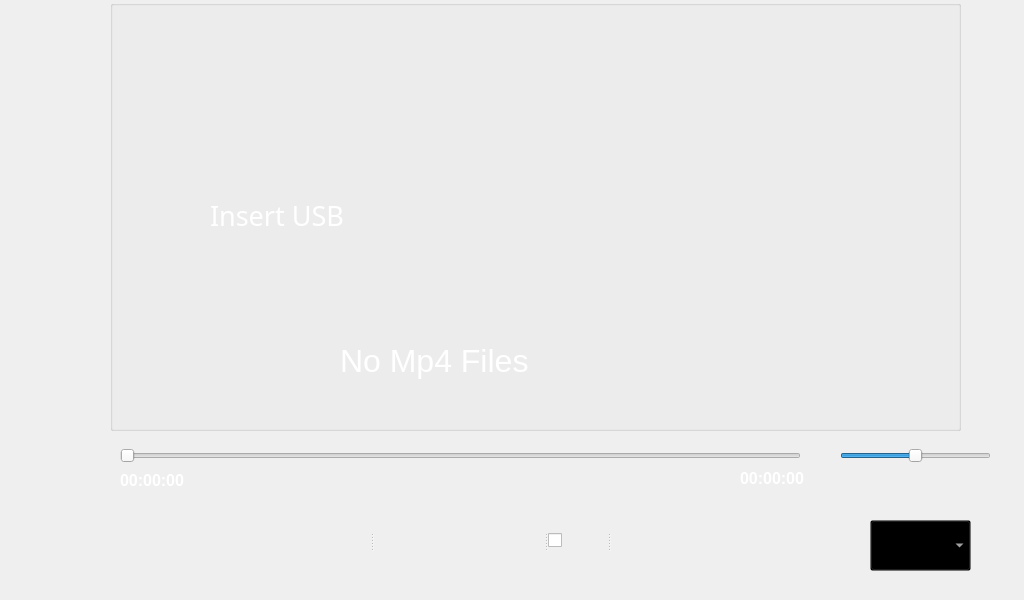
<?xml version="1.0" encoding="UTF-8"?>
<ui version="4.0">
 <class>Mp4</class>
 <widget class="QDialog" name="Mp4">
  <property name="geometry">
   <rect>
    <x>0</x>
    <y>0</y>
    <width>1024</width>
    <height>600</height>
   </rect>
  </property>
  <property name="windowTitle">
   <string>Dialog</string>
  </property>
  <property name="styleSheet">
   <string notr="true">color: rgb(0, 0, 0);</string>
  </property>
  <widget class="QWidget" name="centralwidget" native="true">
   <property name="geometry">
    <rect>
     <x>0</x>
     <y>0</y>
     <width>1024</width>
     <height>600</height>
    </rect>
   </property>
   <property name="contextMenuPolicy">
    <enum>Qt::NoContextMenu</enum>
   </property>
   <widget class="QPushButton" name="home_button">
    <property name="geometry">
     <rect>
      <x>-40</x>
      <y>0</y>
      <width>150</width>
      <height>600</height>
     </rect>
    </property>
    <property name="focusPolicy">
     <enum>Qt::NoFocus</enum>
    </property>
    <property name="contextMenuPolicy">
     <enum>Qt::NoContextMenu</enum>
    </property>
    <property name="styleSheet">
     <string notr="true">image: url(:/icons/icons/home.png);</string>
    </property>
    <property name="text">
     <string/>
    </property>
    <property name="autoDefault">
     <bool>false</bool>
    </property>
    <property name="flat">
     <bool>true</bool>
    </property>
   </widget>
   <widget class="QGroupBox" name="groupBox">
    <property name="geometry">
     <rect>
      <x>110</x>
      <y>0</y>
      <width>851</width>
      <height>431</height>
     </rect>
    </property>
    <property name="focusPolicy">
     <enum>Qt::NoFocus</enum>
    </property>
    <property name="contextMenuPolicy">
     <enum>Qt::NoContextMenu</enum>
    </property>
    <property name="title">
     <string/>
    </property>
   </widget>
   <widget class="QSlider" name="horizontalSlider_duration">
    <property name="geometry">
     <rect>
      <x>120</x>
      <y>440</y>
      <width>681</width>
      <height>31</height>
     </rect>
    </property>
    <property name="contextMenuPolicy">
     <enum>Qt::NoContextMenu</enum>
    </property>
    <property name="pageStep">
     <number>1</number>
    </property>
    <property name="orientation">
     <enum>Qt::Horizontal</enum>
    </property>
   </widget>
   <widget class="QLabel" name="current_time_label">
    <property name="geometry">
     <rect>
      <x>120</x>
      <y>470</y>
      <width>91</width>
      <height>20</height>
     </rect>
    </property>
    <property name="font">
     <font>
      <pointsize>12</pointsize>
      <bold>true</bold>
     </font>
    </property>
    <property name="focusPolicy">
     <enum>Qt::NoFocus</enum>
    </property>
    <property name="contextMenuPolicy">
     <enum>Qt::NoContextMenu</enum>
    </property>
    <property name="styleSheet">
     <string notr="true">color: rgb(255, 255, 255);</string>
    </property>
    <property name="text">
     <string>00:00:00</string>
    </property>
   </widget>
   <widget class="QLabel" name="total_time_label">
    <property name="geometry">
     <rect>
      <x>740</x>
      <y>470</y>
      <width>91</width>
      <height>17</height>
     </rect>
    </property>
    <property name="font">
     <font>
      <pointsize>12</pointsize>
      <bold>true</bold>
     </font>
    </property>
    <property name="contextMenuPolicy">
     <enum>Qt::NoContextMenu</enum>
    </property>
    <property name="styleSheet">
     <string notr="true">color: rgb(255, 255, 255);</string>
    </property>
    <property name="text">
     <string>00:00:00</string>
    </property>
   </widget>
   <widget class="QSlider" name="verticalSlider_sound">
    <property name="geometry">
     <rect>
      <x>840</x>
      <y>440</y>
      <width>151</width>
      <height>31</height>
     </rect>
    </property>
    <property name="contextMenuPolicy">
     <enum>Qt::NoContextMenu</enum>
    </property>
    <property name="minimum">
     <number>1</number>
    </property>
    <property name="sliderPosition">
     <number>50</number>
    </property>
    <property name="orientation">
     <enum>Qt::Horizontal</enum>
    </property>
   </widget>
   <widget class="QPushButton" name="back_button">
    <property name="geometry">
     <rect>
      <x>-40</x>
      <y>0</y>
      <width>150</width>
      <height>600</height>
     </rect>
    </property>
    <property name="focusPolicy">
     <enum>Qt::NoFocus</enum>
    </property>
    <property name="contextMenuPolicy">
     <enum>Qt::NoContextMenu</enum>
    </property>
    <property name="styleSheet">
     <string notr="true">image: url(:/icons/icons/menu.png);</string>
    </property>
    <property name="text">
     <string/>
    </property>
    <property name="flat">
     <bool>true</bool>
    </property>
   </widget>
   <widget class="QLabel" name="label">
    <property name="geometry">
     <rect>
      <x>210</x>
      <y>130</y>
      <width>621</width>
      <height>171</height>
     </rect>
    </property>
    <property name="font">
     <font>
      <family>Sans Serif</family>
      <pointsize>20</pointsize>
      <italic>false</italic>
     </font>
    </property>
    <property name="contextMenuPolicy">
     <enum>Qt::NoContextMenu</enum>
    </property>
    <property name="styleSheet">
     <string notr="true">color: rgb(255, 255, 255);
image: url(:/icons/icons/USB.png);</string>
    </property>
    <property name="text">
     <string>Insert USB</string>
    </property>
   </widget>
   <widget class="QListWidget" name="listWidget">
    <property name="geometry">
     <rect>
      <x>110</x>
      <y>0</y>
      <width>851</width>
      <height>431</height>
     </rect>
    </property>
    <property name="contextMenuPolicy">
     <enum>Qt::NoContextMenu</enum>
    </property>
    <property name="styleSheet">
     <string notr="true">background: transparent;
font-size: 22px
</string>
    </property>
   </widget>
   <widget class="QSplitter" name="splitter">
    <property name="geometry">
     <rect>
      <x>200</x>
      <y>500</y>
      <width>581</width>
      <height>81</height>
     </rect>
    </property>
    <property name="orientation">
     <enum>Qt::Horizontal</enum>
    </property>
    <widget class="QPushButton" name="repeat_button">
     <property name="focusPolicy">
      <enum>Qt::NoFocus</enum>
     </property>
     <property name="contextMenuPolicy">
      <enum>Qt::NoContextMenu</enum>
     </property>
     <property name="styleSheet">
      <string notr="true">image: url(:/icons/icons/repeat.png);</string>
     </property>
     <property name="text">
      <string/>
     </property>
     <property name="autoDefault">
      <bool>false</bool>
     </property>
     <property name="flat">
      <bool>true</bool>
     </property>
    </widget>
    <widget class="QPushButton" name="seek_backward_button">
     <property name="focusPolicy">
      <enum>Qt::NoFocus</enum>
     </property>
     <property name="contextMenuPolicy">
      <enum>Qt::NoContextMenu</enum>
     </property>
     <property name="styleSheet">
      <string notr="true">image: url(:/icons/icons/forward.png);</string>
     </property>
     <property name="text">
      <string/>
     </property>
     <property name="autoDefault">
      <bool>false</bool>
     </property>
     <property name="flat">
      <bool>true</bool>
     </property>
    </widget>
    <widget class="QCheckBox" name="start_pause_button">
     <property name="maximumSize">
      <size>
       <width>100</width>
       <height>100</height>
      </size>
     </property>
     <property name="focusPolicy">
      <enum>Qt::NoFocus</enum>
     </property>
     <property name="contextMenuPolicy">
      <enum>Qt::NoContextMenu</enum>
     </property>
     <property name="styleSheet">
      <string notr="true">
QCheckBox::indicator:unchecked {
    image: url(:/icons/icons/play.png);
}

QCheckBox::indicator:checked {
    image: url(:/icons/icons/pause.png);
}</string>
     </property>
     <property name="text">
      <string/>
     </property>
     <property name="checked">
      <bool>false</bool>
     </property>
    </widget>
    <widget class="QPushButton" name="seek_forward_button">
     <property name="focusPolicy">
      <enum>Qt::NoFocus</enum>
     </property>
     <property name="contextMenuPolicy">
      <enum>Qt::NoContextMenu</enum>
     </property>
     <property name="styleSheet">
      <string notr="true">image: url(:/icons/icons/backward.png);</string>
     </property>
     <property name="text">
      <string/>
     </property>
     <property name="autoDefault">
      <bool>false</bool>
     </property>
     <property name="flat">
      <bool>true</bool>
     </property>
    </widget>
   </widget>
   <widget class="QLabel" name="label_2">
    <property name="geometry">
     <rect>
      <x>340</x>
      <y>330</y>
      <width>241</width>
      <height>61</height>
     </rect>
    </property>
    <property name="font">
     <font>
      <pointsize>24</pointsize>
     </font>
    </property>
    <property name="styleSheet">
     <string notr="true">color: rgb(255, 255, 255);</string>
    </property>
    <property name="text">
     <string>No Mp4 Files</string>
    </property>
   </widget>
   <widget class="QComboBox" name="comboBox">
    <property name="geometry">
     <rect>
      <x>870</x>
      <y>520</y>
      <width>101</width>
      <height>51</height>
     </rect>
    </property>
    <property name="styleSheet">
     <string notr="true">color: rgb(255, 255, 255);
background: transparent;
</string>
    </property>
   </widget>
   <zorder>splitter</zorder>
   <zorder>home_button</zorder>
   <zorder>horizontalSlider_duration</zorder>
   <zorder>current_time_label</zorder>
   <zorder>total_time_label</zorder>
   <zorder>verticalSlider_sound</zorder>
   <zorder>back_button</zorder>
   <zorder>groupBox</zorder>
   <zorder>listWidget</zorder>
   <zorder>label</zorder>
   <zorder>label_2</zorder>
   <zorder>comboBox</zorder>
  </widget>
 </widget>
 <resources/>
 <connections/>
</ui>
